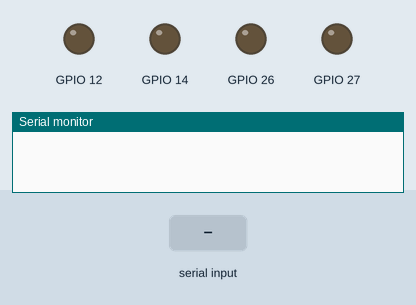
The sketch below on a simulated ESP32. Parts: output pins drawn as LEDs (lit = HIGH), the last lines printed to the serial monitor. The inputs (shaded band) are chosen by the test bench. Nothing arrives over Bluetooth unless stated.

Above: at 1.2 s.
1.3 s: "a" received over the second serial link
At 2.5 s:
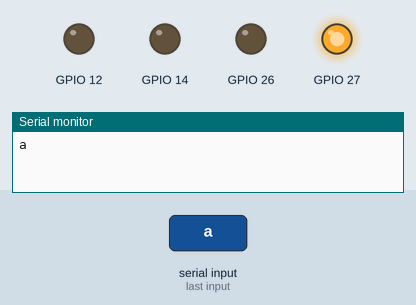
2.8 s: "b" received over the second serial link
At 3.9 s:
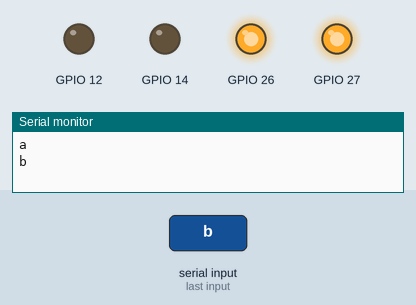
4.3 s: "c" received over the second serial link
At 5.0 s:
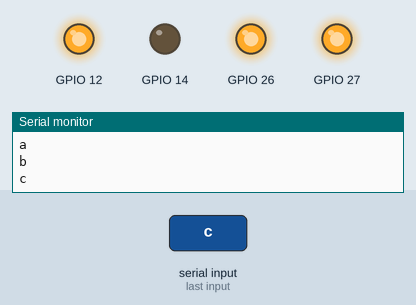
5.8 s: "d" received over the second serial link
At 6.2 s:
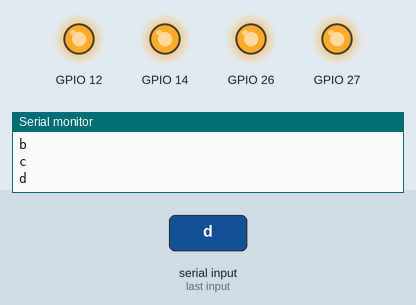
Timing chart, 0 to 8.3 s (numbered marks = the images above; inputs shaded):
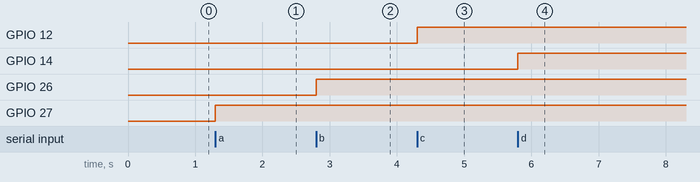

Measured:
- after the input at 1.3 s, GPIO 27: LOW → HIGH at once
- after the input at 2.8 s, GPIO 26: LOW → HIGH at once
- after the input at 4.3 s, GPIO 12: LOW → HIGH at once
- after the input at 5.8 s, GPIO 14: LOW → HIGH at once

The sketch:

wk11-2.ino
```cpp
#include <BluetoothSerial.h>
BluetoothSerial BT;
void setup() {
  // put your setup code here, to run once:
  Serial.begin(115200);
  BT.begin("rita");//請改名
  pinMode(12,OUTPUT);
  pinMode(14,OUTPUT);
  pinMode(27,OUTPUT);
  pinMode(26,OUTPUT);
}

void loop() {
  // put your main code here, to run repeatedly:
  while (BT.available()) {
    //讀取藍芽資料
     char BTdata=BT.read();
    //顯示在序列視窗
    Serial.println(BTdata);

    if(BTdata=='a'){


      digitalWrite(27,HIGH);
      }
    if(BTdata=='b'){

      digitalWrite(26,HIGH);
      }

      if(BTdata=='c'){


      digitalWrite(12,HIGH);
      }
      if(BTdata=='d'){


      digitalWrite(14,HIGH);
      }

      if(BTdata=='e'){
       digitalWrite(12,LOW);
        digitalWrite(14,LOW);
         digitalWrite(27,LOW);
          digitalWrite(26,LOW);
     }
//    switch(BTdata){
//    case 'a':
//    digitalWrite(27,HIGH);
//    break;
//    case 'a':
//    digitalWrite(12,LOW);
//    break;
//    }
 }

  delay(1);
}
```
